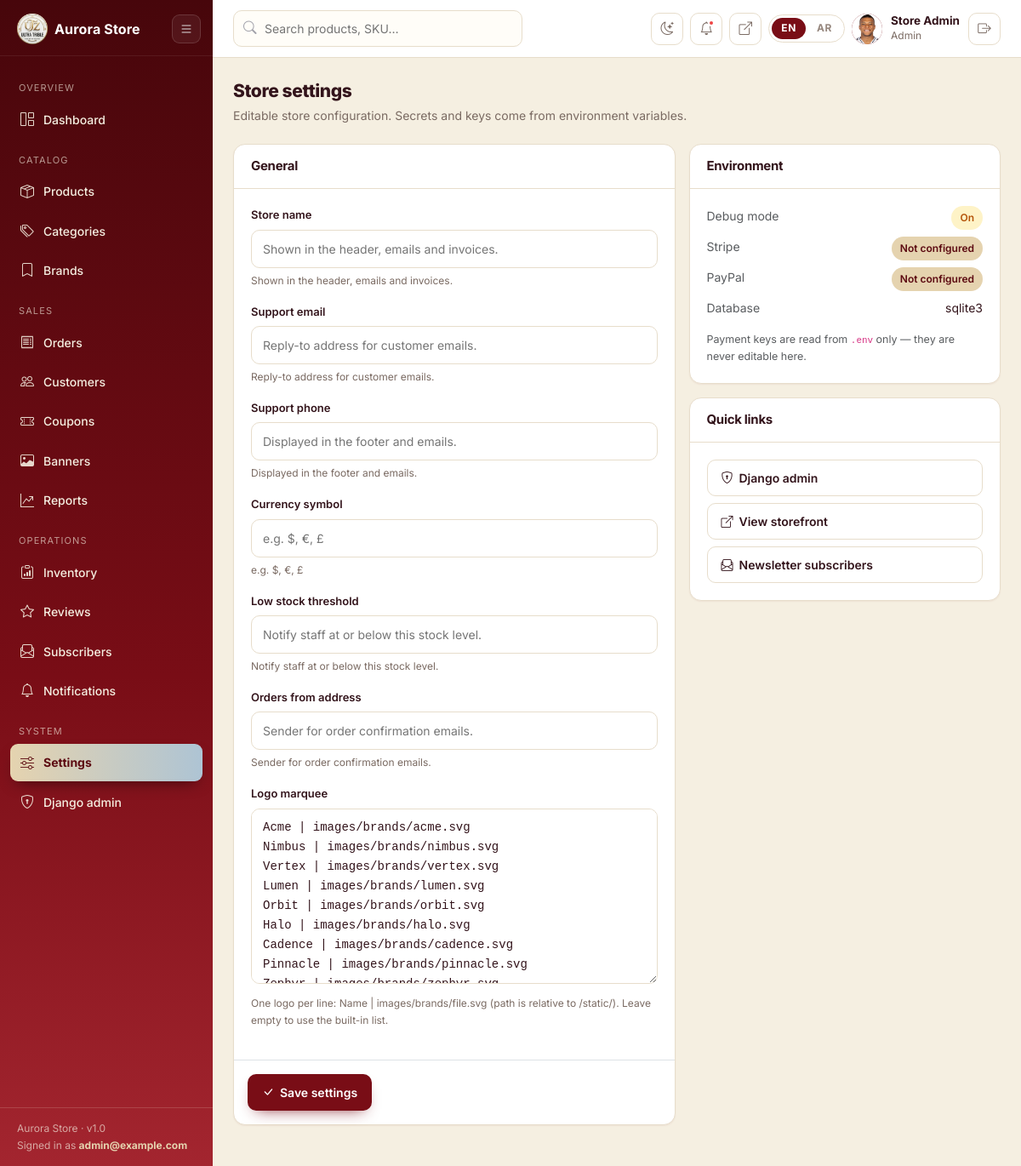
The page /management/settings/ (signed in) on the database its author committed.
### apps/accounts/models.py (models this page shows, shortened)
class User(AbstractUser):
    class Role(models.TextChoices):
        CUSTOMER = "customer", _("Customer")
        STAFF = "staff", _("Staff")
        ADMIN = "admin", _("Admin")
    email = models.EmailField(_("Email address"), unique=True)
    username = models.CharField(
        max_length=150,
        unique=True,
        blank=True,
        help_text=_("Optional. Generated from your email if left blank."),
    )
    phone = models.CharField(
        max_length=30, blank=True, validators=[validate_phone]
    )
    profile_image = models.ImageField(
        upload_to="avatars/%Y/%m/", blank=True, validators=[validate_image_file]
    )
    role = models.CharField(
        max_length=20, choices=Role.choices, default=Role.CUSTOMER, db_index=True
    )
    email_verified = models.BooleanField(default=False)
    verification_token = models.CharField(
        max_length=64, blank=True, null=True, default=None, db_index=True
    )
    email_verification_sent_at = models.DateTimeField(null=True, blank=True)
    date_of_birth = models.DateField(null=True, blank=True)
    active_session_key = models.CharField(
        max_length=40, blank=True, default="", db_index=True
    )
    active_device_id = models.CharField(max_length=64, blank=True, default="")
    USERNAME_FIELD = "email"
    REQUIRED_FIELDS: list = []
    class Meta:
        verbose_name = _("user")
        verbose_name_plural = _("users")
        indexes = [models.Index(fields=["email"])]
    @property
    def is_management(self):
        return self.is_active and (self.is_staff or self.is_superuser)

### apps/dashboard/views_promos.py (the view, shortened to what this page needs)
# urls.py: path("settings/", views_promos.settings, name="settings"),
@management_required
@require_http_methods(["GET", "POST"])
@permission_required("notifications.change_setting")
def settings(request):
    values = {}
    for key, label, group, help_text in DEFAULT_SETTINGS:
        values[key] = Setting.get(key)
    if not values[MARQUEE_SETTING_KEY]:
        values[MARQUEE_SETTING_KEY] = serialize_brand_logos(get_brand_logos())
    from django.conf import settings as dj_settings
    context = {
        "nav": "settings",
        "settings_rows": [
            {
                "key": key,
                "label": label,
                "group": group,
                "help_text": help_text,
                "value": values[key],
                "textarea": key in TEXTAREA_SETTINGS,
            }
            for key, label, group, help_text in DEFAULT_SETTINGS
        ],
        "env": {
            "stripe": bool(dj_settings.STRIPE_SECRET_KEY),
            "paypal": bool(dj_settings.PAYPAL_CLIENT_ID),
            "debug": dj_settings.DEBUG,
            "database": dj_settings.DATABASES["default"]["ENGINE"],
        },
    }
    return render(request, "management/settings.html", context)

### templates/management/settings.html (shortened to what this page needs)
{% extends "management/base.html" %}
{% load i18n %}
{% block content %}
<h1 class="mg-title">{% trans "Store settings" %}</h1>
<p class="mg-sub">{% trans "Editable store configuration. Secrets and keys come from environment variables." %}</p>
<div class="row g-3">
  <div class="col-lg-7">
    <form method="post" class="mg-card">
      <div class="mg-card-head"><h5>{% trans "General" %}</h5></div>
      <div class="mg-card-body">
        {% for row in settings_rows %}
          <div class="mg-field">
            <label for="id_{{ row.key }}">{{ row.label }}</label>
            {% if row.textarea %}
              <textarea id="id_{{ row.key }}" name="{{ row.key }}" rows="8"
                        style="font-family:monospace">{{ row.value }}</textarea>
            {% else %}
              <input type="text" id="id_{{ row.key }}" name="{{ row.key }}" value="{{ row.value }}"
                     placeholder="{{ row.help_text }}">
            {% endif %}
            <div class="helptext">{{ row.help_text }}</div>
          </div>
        {% endfor %}
      </div>
      <div class="p-3 border-top">
        <button class="mg-btn mg-btn-primary" type="submit"><i class="bi bi-check-lg"></i> {% trans "Save settings" %}</button>
      </div>
    </form>
  </div>
  <div class="col-lg-5">
    <div class="mg-card mb-3">
      <div class="mg-card-head"><h5>{% trans "Environment" %}</h5></div>
      <div class="mg-card-body" style="font-size:14px">
        <div class="d-flex justify-content-between mb-2">
          <span class="text-muted">{% trans "Debug mode" %}</span>
          <span class="mg-chip {% if env.debug %}pending{% else %}approved{% endif %}">{{ env.debug|yesno:"On,Off" }}</span>
        </div>
        <div class="d-flex justify-content-between mb-2">
          <span class="text-muted">{% trans "Stripe" %}</span>
          <span class="mg-chip {% if env.stripe %}approved{% else %}neutral{% endif %}">{{ env.stripe|yesno:"Configured,Not configured" }}</span>
        </div>
        <div class="d-flex justify-content-between mb-2">
          <span class="text-muted">{% trans "PayPal" %}</span>
          <span class="mg-chip {% if env.paypal %}approved{% else %}neutral{% endif %}">{{ env.paypal|yesno:"Configured,Not configured" }}</span>
        </div>
        <div class="d-flex justify-content-between">
          <span class="text-muted">{% trans "Database" %}</span>
          <span>{{ env.database|cut:"django.db.backends." }}</span>
        </div>
        <p class="text-muted mb-0 mt-3" style="font-size:12.5px">
          {% trans "Payment keys are read from <code>.env</code> only — they are never editable here." %}
        </p>
      </div>
    </div>
    <div class="mg-card">
      <div class="mg-card-head"><h5>{% trans "Quick links" %}</h5></div>
      <div class="mg-card-body d-grid gap-2">
        <a class="mg-btn mg-btn-ghost" href="{% url 'admin:index' %}" target="_blank"><i class="bi bi-shield-lock"></i> {% trans "Django admin" %}</a>
        <a class="mg-btn mg-btn-ghost" href="{% url 'core:home' %}" target="_blank"><i class="bi bi-box-arrow-up-right"></i> {% trans "View storefront" %}</a>
        <a class="mg-btn mg-btn-ghost" href="{% url 'dashboard:subscribers' %}"><i class="bi bi-envelope-paper"></i> {% trans "Newsletter subscribers" %}</a>
      </div>
    </div>
  </div>
</div>
{% endblock %}

### templates/management/base.html (shortened to what this page needs)
{% load static i18n core_tags %}
{% is_rtl as IS_RTL %}
<!DOCTYPE html>
<html lang="{{ LANGUAGE_CODE }}" class="mg-root" {% if IS_RTL %}dir="rtl"{% endif %}>
<head>
  <link rel="stylesheet" href="{% static 'vendor/css/bootstrap.min.css' %}">
  <link rel="stylesheet" href="{% static 'vendor/css/bootstrap-icons.min.css' %}">
  <link rel="stylesheet" href="{% static_v 'css/main.css' %}">
  <link rel="stylesheet" href="{% static 'css/management.css' %}">
  <link rel="stylesheet" href="{% static_v 'css/dark.css' %}">
</head>
<body class="mg-body">
  <div class="d-flex">
    {% include "management/_sidebar.html" %}
    <div class="mg-main">
      <header class="mg-topbar">
        {% if perms.catalog.view_product %}
          <form class="mg-search" action="{% url 'dashboard:products' %}" method="get">
            <i class="bi bi-search"></i>
            <input type="search" name="q" value="{{ request.GET.q|default:'' }}"
                   placeholder="{% trans 'Search products, SKU…' %}" aria-label="{% trans 'Search' %}">
          </form>
        {% endif %}
        <div class="ms-auto d-flex align-items-center gap-2">
          <button class="mg-icon-btn" type="button"
                  data-theme-toggle
                  data-to-dark="{% trans 'Switch to dark mode' %}"
                  data-to-light="{% trans 'Switch to light mode' %}"
                  aria-pressed="false"
                  aria-label="{% trans 'Switch to dark mode' %}"
                  title="{% trans 'Switch to dark mode' %}">
            <i class="bi bi-moon-stars" data-theme-icon aria-hidden="true"></i>
          </button>
          {% if perms.notifications.view_notification %}
            <a class="mg-icon-btn" href="{% url 'dashboard:notifications' %}" title="{% trans 'Notifications' %}">
              <i class="bi bi-bell"></i>
              {% if portal_unread %}
                <span class="dot"></span>
              {% endif %}
            </a>
          {% endif %}
          <a class="mg-icon-btn" href="{% url 'core:home' %}" target="_blank" title="{% trans 'View storefront' %}">
            <i class="bi bi-box-arrow-up-right"></i>
          </a>
          <div class="mg-lang">
            {% language_switcher %}
          </div>
          <div class="mg-user">
            <span class="au-avatar">
              {% if user.profile_image %}<img src="{{ user.profile_image.url }}" alt="">{% else %}{{ user.initials }}{% endif %}
            </span>
            <div class="who">
              <b>{{ user.get_full_name|default:user.username }}</b>
              {% trans "Staff" as STAFF_LABEL %}
              <span>{{ user.get_role_display|default:STAFF_LABEL }}</span>
            </div>
            <form method="post" action="{% url 'accounts:logout' %}">
              <button class="mg-icon-btn" type="submit" title="{% trans 'Sign out' %}">
                <i class="bi bi-box-arrow-right"></i>
              </button>
            </form>
          </div>
        </div>
      </header>
      <main class="mg-content">
        {% include "includes/messages.html" %}
        {% block content %}{% endblock %}
      </main>
    </div>
  </div>
</body>
</html>

### templates/management/_sidebar.html (shortened to what this page needs)
{% load i18n static %}
<aside class="mg-sidebar">
  <div class="mg-side-head">
    <a class="mg-brand d-flex align-items-center gap-2" href="{% url 'dashboard:home' %}">
      <img src="{% static 'images/logo.png' %}" alt="{{ SITE_NAME }}" class="brand-logo" style="height: 36px; width: auto;">
      <span class="brand-text">{{ SITE_NAME }}</span>
    </a>
    <button class="mg-side-toggle" id="mg-side-toggle" type="button"
            aria-label="{% trans 'Toggle navigation' %}" title="{% trans 'Toggle navigation' %}">
      <i class="bi bi-list"></i>
    </button>
  </div>
  <nav class="mg-nav">
    <div class="mg-label">{% trans "Overview" %}</div>
    <a href="{% url 'dashboard:home' %}" class="{% if nav == 'home' %}active{% endif %}">
      <i class="bi bi-grid-1x2"></i> {% trans "Dashboard" %}
    </a>
    {% if perms.catalog.view_product or perms.catalog.view_category or perms.catalog.view_brand %}
      <div class="mg-label">{% trans "Catalog" %}</div>
      {% if perms.catalog.view_product %}
        <a href="{% url 'dashboard:products' %}" class="{% if nav == 'products' %}active{% endif %}">
          <i class="bi bi-box-seam"></i> {% trans "Products" %}
        </a>
      {% endif %}
      {% if perms.catalog.view_category %}
        <a href="{% url 'dashboard:categories' %}" class="{% if nav == 'categories' %}active{% endif %}">
          <i class="bi bi-tags"></i> {% trans "Categories" %}
        </a>
      {% endif %}
      {% if perms.catalog.view_brand %}
        <a href="{% url 'dashboard:brands' %}" class="{% if nav == 'brands' %}active{% endif %}">
          <i class="bi bi-bookmark"></i> {% trans "Brands" %}
        </a>
      {% endif %}
    {% endif %}
    {% if perms.orders.view_order or perms.accounts.view_user or perms.coupons.view_coupon or perms.banners.view_banner %}
      <div class="mg-label">{% trans "Sales" %}</div>
      {% if perms.orders.view_order %}
        <a href="{% url 'dashboard:orders' %}" class="{% if nav == 'orders' %}active{% endif %}">
          <i class="bi bi-receipt"></i> {% trans "Orders" %}
        </a>
      {% endif %}
      {% if perms.accounts.view_user %}
        <a href="{% url 'dashboard:customers' %}" class="{% if nav == 'customers' %}active{% endif %}">
          <i class="bi bi-people"></i> {% trans "Customers" %}
        </a>
      {% endif %}
      {% if perms.coupons.view_coupon %}
        <a href="{% url 'dashboard:coupons' %}" class="{% if nav == 'coupons' %}active{% endif %}">
          <i class="bi bi-ticket-perforated"></i> {% trans "Coupons" %}
        </a>
      {% endif %}
      {% if perms.banners.view_banner %}
        <a href="{% url 'dashboard:banners' %}" class="{% if nav == 'banners' %}active{% endif %}">
          <i class="bi bi-image"></i> {% trans "Banners" %}
        </a>
      {% endif %}
      {% if perms.orders.view_order %}
        <a href="{% url 'dashboard:reports' %}" class="{% if nav == 'reports' %}active{% endif %}">
          <i class="bi bi-graph-up-arrow"></i> {% trans "Reports" %}
        </a>
      {% endif %}
    {% endif %}
    {% if perms.inventory.view_stocktransaction or perms.reviews.view_review or perms.notifications.view_newslettersubscriber or perms.notifications.view_notification %}
      <div class="mg-label">{% trans "Operations" %}</div>
      {% if perms.inventory.view_stocktransaction %}
        <a href="{% url 'dashboard:inventory' %}" class="{% if nav == 'inventory' %}active{% endif %}">
          <i class="bi bi-clipboard-data"></i> {% trans "Inventory" %}
        </a>
      {% endif %}
      {% if perms.reviews.view_review %}
        <a href="{% url 'dashboard:reviews' %}" class="{% if nav == 'reviews' %}active{% endif %}">
          <i class="bi bi-star"></i> {% trans "Reviews" %}
        </a>
      {% endif %}
      {% if perms.notifications.view_newslettersubscriber %}
        <a href="{% url 'dashboard:subscribers' %}" class="{% if nav == 'subscribers' %}active{% endif %}">
          <i class="bi bi-envelope-paper"></i> {% trans "Subscribers" %}
        </a>
      {% endif %}
      {% if perms.notifications.view_notification %}
        <a href="{% url 'dashboard:notifications' %}" class="{% if nav == 'notifications' %}active{% endif %}">
          <i class="bi bi-bell"></i> {% trans "Notifications" %}
        </a>
      {% endif %}
    {% endif %}
    {% if perms.notifications.change_setting or user.is_superuser %}
      <div class="mg-label">{% trans "System" %}</div>
      <a href="{% url 'dashboard:settings' %}" class="{% if nav == 'settings' %}active{% endif %}">
        <i class="bi bi-sliders"></i> {% trans "Settings" %}
      </a>
      {% if user.is_superuser %}
        <a href="{% url 'admin:index' %}" target="_blank">
          <i class="bi bi-shield-lock"></i> {% trans "Django admin" %}
        </a>
      {% endif %}
    {% endif %}
  </nav>
  <div class="mg-foot">
    {{ SITE_NAME }} · v1.0<br>
    {% trans "Signed in as" %} <b style="color:#e5d3af">{{ user.email }}</b>
  </div>
</aside>

### rows shown on the page
User: email "admin@example.com", profile_image (picture), get_full_name "Store Admin", role "Admin"

### other values the page prints
{{ SITE_NAME }} "Aurora Store"
{{ row.label }} "Store name" "Support email" "Support phone" "Currency symbol" "Low stock threshold" "Orders from address" "Logo marquee"
{{ row.help_text }} "Shown in the header, emails and invoices." "Reply-to address for customer emails." "Displayed in the footer and emails." "e.g. $, €, £" "Notify staff at or below this stock level." "Sender for order confirmation emails." "One logo per line: Name | images/brands/file.svg (path is relative to /static/). Leave empty to use the built-in list."
{{ env.debug|yesno:"On,Off" }} "On"
{{ env.stripe|yesno:"Configured,Not configured" }} "Not configured"
{{ env.paypal|yesno:"Configured,Not configured" }} "Not configured"
{{ env.database|cut:"django.db.backends." }} "sqlite3"
